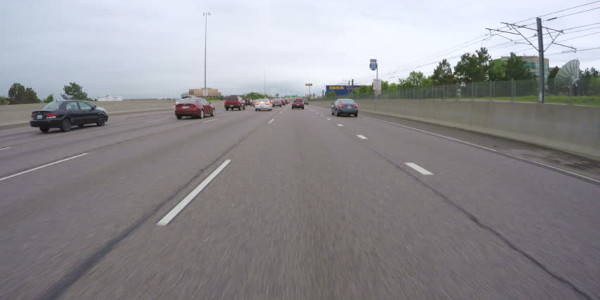
#> input picture vision/test-imgs/1.jpg, 600 x 300 px, given in place of in.mp4, which was not available
$ python vision.py
#> lines starting #> are read from the running program, lines starting #| are printed output that depends on the picture; after the words box and inside, x2 and y2 are one past the last pixel; in counts of white or black regions, pixels touching at a corner belong together; pictures that were not available may be replaced by others from this repository, and a replacement may not be noted
import sys
import numpy as np
import math
import time
import cv2
from collections import Counter
from threading import Thread

# must be odd number:
CANNY_LOW_THRESHOLD=20
CANNY_HIGH_THRESHOLD=40
HOUGH_INTERSECTIONS=20
HOUGH_MIN_LENGTH=50
HOUGH_MAX_GAP=20
LANE_DETECT_HEIGHT=150
LINE_MERGE_ANGLE_DEGREES=10
# behind
LANE_DETECT_HEIGHT=210

def line_angle(l):
    return math.atan2(l[0], l[1])

def segment_to_hesse_normal_form(segment):
    # https://en.wikipedia.org/wiki/Hesse_normal_form
    q,w,r,t = segment

    if t != w:
        A = 1
        B = (q-r)/(t-w)
        C = w*(r-q)/(t-w) - q
    elif q != r:
        A = (t-w)/(q-r)
        B = 1
        C = q*(w-t)/(q-r) - w
    else:
        raise Exception("Same points")

    u = math.sqrt(A*A+B*B)
    if C > 0:
      u = -1

    A /= u
    B /= u
    C /= u

    return (A,B,C)

def intersection_point(l1, l2):
    A,B,C = l1
    D,E,F = l2
    if A != 0 and (E - D*B/A) != 0:
        y = (D*C/A - F)/(E - D*B/A)
        x = -(B*y + C)/A
    elif (D - E*A/B) != 0:
        x = (E*C/B - F)/(D - E*A/B)
        y = -(C + A*x)/B
    else:
        return None # parallel lines
    return (int(x),int(y))

def line_to_points(line, shape):
    # Turns output of segment_to_hesse_normal_form into 2 points covering whole frame.
    H,W,d = shape
    A,B,C = line
    if A == 0:
        q, w = (0, int(-C/B))
        r, t = (W, int(-C/B))
    elif B == 0:
        q, w = (int(-C/A), 0)
        r, t = (int(-C/A), H)
    else:
        ps = [
            (int(-C/A), 0),
            (int(-(B*H+C)/A), H),
            (0, int(-C/B)),
            (W, int(-(A*W+C)/B))
        ]
        res = []
        for p in ps:
            if p[0] >= 0 and p[0] <= W and p[1] >= 0 and p[1] <= H:
                res.append(p)
        q, w = res[0]
        r, t = res[1]

    # make sure the first point is below the second
    if w < t:
        return (r, t, q, w)
    else:
        return (q, w, r, t)

def generate_mask(img):
    mask = np.zeros_like(img)
    ignore_mask_color = 255
    w = img.shape[1]
    h = img.shape[0]
    # behind
    #vertices = np.array([
    #  [0.6*w, 0.6*h],
    #  [0.4*w, 0.6*h],
    #  [0.1*w, 0.8*h],
    #  [0.3*w, 0.5*h],
    #  [0.7*w, 0.5*h],
    #  [0.9*w, 0.8*h]
    #], np.int32)
    # behind offset
    #vertices = np.array([
    #  [0.1*w, 0.5*h],
    #  [0.2*w, 0.1*h],
    #  [0.7*w, 0.1*h],
    #  [0.8*w, 0.5*h]
    #], np.int32)
    # front angled
    vertices = np.array([
      [0.0*w, 0.7*h],
      [0.2*w, 0.2*h],
      [0.9*w, 0.1*h],
      [1.0*w, 0.7*h]
    ], np.int32)
    cv2.fillPoly(mask, [vertices], ignore_mask_color)
    return mask

def detect_lane(img):
    result = {
        "original": img.copy()
    }

    # these algorithms only work with Gray unfortunately
    img = cv2.cvtColor(img, cv2.COLOR_BGR2GRAY)
    result["gray"] = img.copy()

    mask = generate_mask(img)
    result["mask"] = mask.copy()
    result["masked"] = cv2.bitwise_and(img, mask)
    img = cv2.Canny(img, CANNY_LOW_THRESHOLD, CANNY_HIGH_THRESHOLD)
    result["canny"] = img.copy()
    img = cv2.bitwise_and(img, mask)
    result["canny_masked"] = img.copy()
    line_segments = cv2.HoughLinesP(img, 1, math.pi/180, HOUGH_INTERSECTIONS, np.array([]), minLineLength=HOUGH_MIN_LENGTH, maxLineGap=HOUGH_MAX_GAP)
    img = cv2.cvtColor(img, cv2.COLOR_GRAY2RGB)
    if line_segments is None:
        return result
    line_segments = [ l[0] for l in line_segments ]
    result["segments"] = line_segments

    # extrapolate segments to frame-long lines
    lines = [ segment_to_hesse_normal_form(s) for s in line_segments ]
    lines = [ line_to_points(l, img.shape) for l in lines ]
    result["lines"] = line_segments

    if len(lines) > 2:
        # merge similar lines using kmeans clustering
        criteria = (cv2.TERM_CRITERIA_EPS + cv2.TERM_CRITERIA_MAX_ITER, 100, .5)
        flags = cv2.KMEANS_RANDOM_CENTERS
        compactness,labels,lines = cv2.kmeans(np.float32(lines),3,None,criteria,10,flags)
    else:
        return result

    # we prefer vertical lines
    lines = sorted(lines, key=lambda l: abs(l[0] - l[2]))
    result["clustered_lines"] = lines
    if len(lines) > 1:
        h = (0,1,-LANE_DETECT_HEIGHT)
        l1 = lines[0]
        l2 = lines[1]
        # make sure the first line is the left one
        if l1[0] > l2[0]:
            l1 = lines[1]
            l2 = lines[0]

        l1 = segment_to_hesse_normal_form(l1)
        l2 = segment_to_hesse_normal_form(l2)
        p1 = intersection_point(l1, h)
        p2 = intersection_point(l2, h)
        result["intersections"] = ( p1,p2, line_to_points(h, img.shape))
        result["center"] = ((p1[0] + p2[0])//2, (p1[1] + p2[1])//2)
    return result

def draw_direction(img, center):
    c = img.shape[1]//2
    x = center[0]
    y = center[1]

    p1 = (x, y+15)
    p2 = (c, y+15)
    img = cv2.line(img, p1, p2, (0, 255, 255), 3)
    if x > c:
        p1 = (c+5,y+10)
        img = cv2.line(img, p1, p2, (0, 255, 255), 3)
        p1 = (c+5,y+20)
        img = cv2.line(img, p1, p2, (0, 255, 255), 3)
    else:
        p1 = (c-5,y+10)
        img = cv2.line(img, p1, p2, (0, 255, 255), 3)
        p1 = (c-5,y+20)
        img = cv2.line(img, p1, p2, (0, 255, 255), 3)
    cv2.imshow('image',img)
    if abs(c-x) > 50:
        if chr(cv2.waitKey(0)) == 'q':
            sys.exit(0)
    return img


def draw_it(result):
    base = result["original"]
    #base = result["masked"]
    if len(base.shape) != 3:
        base = cv2.cvtColor(base, cv2.COLOR_GRAY2RGB)
    try:
        for line in result["segments"]:
            base = cv2.line(base, (line[0], line[1]), (line[2], line[3]), (255,0,0), 2)
    except KeyError:
        pass
    try:
        for line in result["clustered_lines"][2:]:
            p1 = (line[0], line[1])
            p2 = (line[2], line[3])
            base = cv2.line(base, p1, p2, (0,0,255), 2)
        for line in result["clustered_lines"][:2]:
            p1 = (line[0], line[1])
            p2 = (line[2], line[3])
            base = cv2.line(base, p1, p2, (0,255,0), 2)
    except KeyError:
        print("No clustered_lines :(")
    try:
        line = result["intersections"][2]
        p1 = (line[0], line[1])
        p2 = (line[2], line[3])
        base = cv2.line(base, p1, p2, (50,50,50), 2)
        base = cv2.circle(base, result["intersections"][0], 5, (255,0,255), -1)
        base = cv2.circle(base, result["intersections"][1], 5, (255,0,255), -1)
        base = cv2.circle(base, result["center"], 10, (255,255,0), -1)
        draw_direction(base, result["center"])
    except KeyError:
        print("No intersections :(")
    return base

if __name__ == "__main__":
    cap = cv2.VideoCapture('in.mp4')
    if not cap.isOpened():
        raise Exception("Couldn't open cam!")

    rv, img = cap.read()
#> img is the input picture: shape (300, 600, 3); mean B, G, R 145.7, 142.2, 143.3
    sys.stderr.write("Frame size: %dx%d\n" % (img.shape[1], img.shape[0]))
    writer = cv2.VideoWriter("out.mp4", cv2.VideoWriter_fourcc('x', '2', '6', '4'), 30, (img.shape[1], img.shape[0]))
    while True:
        print("Next")
        rv, img = cap.read()
        if not rv:
            break
        result = detect_lane(img)
#> in generate_mask, `cv2.fillPoly(mask, [vertices], ignore_mask_color)`:
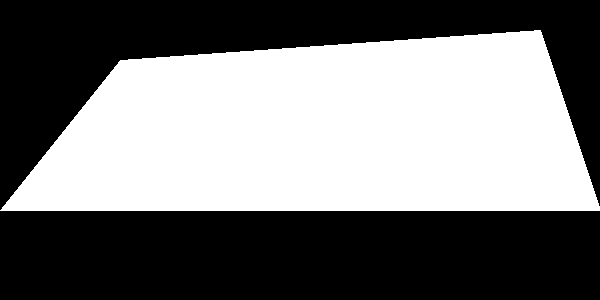
#> mask: shape (300, 600); 46.9% white; 1 white region, box (x1, y1, x2, y2) and area: (0, 30, 600, 211) 84359
#> in detect_lane, `img = cv2.Canny(img, CANNY_LOW_THRESHOLD, CANNY_HIGH_THRESHOLD)`: img: shape (300, 600); 12.3% white in thin lines or dots
#> in detect_lane, `img = cv2.bitwise_and(img, mask)`:
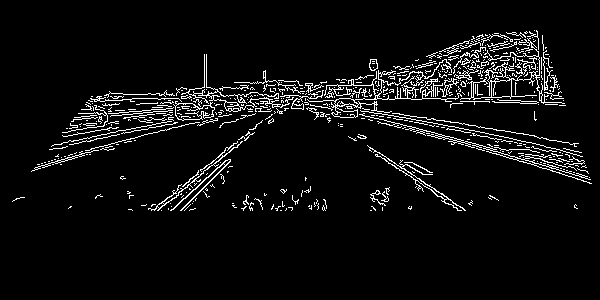
#> img: shape (300, 600); 5.6% white in thin lines or dots, all inside (x1, y1, x2, y2) = (12, 30, 592, 211)
#> in detect_lane, `line_segments = cv2.HoughLinesP(img, 1, math.pi/180, HOUGH_INTERSECTIO..`: line_segments = 149 rows, first 6: [198, 122, 515, 32], [271, 114, 548, 60], [66, 128, 489, 54], [69, 140, 545, 48], [244, 87, 543, 145], [253, 82, 590, 179]
#> in detect_lane, `line_segments = [ l[0] for l in line_segments ]`: line_segments = 149 items, first 6: [198, 122, 515, 32], [271, 114, 548, 60], [66, 128, 489, 54], [69, 140, 545, 48], [244, 87, 543, 145], [253, 82, 590, 179]
#> in detect_lane, `lines = [ segment_to_hesse_normal_form(s) for s in line_segments ]`: lines = 149 items, first 6: (0.273, 0.962, -171.4), (0.191, 0.982, -163.7), (0.172, 0.985, -137.5), (0.19, 0.982, -150.5), (-1, 5.16, -204.5), (-1, 3.47, -31.89)
#> in detect_lane, `lines = [ line_to_points(l, img.shape) for l in lines ]`: lines = 149 items, first 6: (0, 178, 600, 7), (0, 166, 600, 49), (0, 139, 600, 34), (0, 153, 600, 37), (600, 156, 0, 39), (600, 181, 0, 9)
#> in detect_lane, `compactness,labels,lines = cv2.kmeans(np.float32(lines),3,None,criteri..`: compactness = 1295157.3; labels = 149 values, max 2 at index 121, min 0 at index 4, mean 0.805; lines = [[599.6, 174.4, 21.74, 33.24], [3.35, 164.5, 586.4, 49.11], [442, 262.8, 382.4, 0]]
#> in detect_lane, `lines = sorted(lines, key=lambda l: abs(l[0] - l[2]))`: lines = [[442, 262.8, 382.4, 0], [599.6, 174.4, 21.74, 33.24], [3.35, 164.5, 586.4, 49.11]]
#> in detect_lane, `l1 = lines[0]`: l1 = [442, 262.8, 382.4, 0]
#> in detect_lane, `l2 = lines[1]`: l2 = [599.6, 174.4, 21.74, 33.24]
#> in detect_lane, `l1 = segment_to_hesse_normal_form(l1)`: l1 = (0.975, -0.221, -372.9)
#> in detect_lane, `l2 = segment_to_hesse_normal_form(l2)`: l2 = (-1, 4.09, -114.3)
#> in intersection_point, `A,B,C = l1`: A = 0.975; B = -0.221; C = -372.9
#> in intersection_point, `y = (D*C/A - F)/(E - D*B/A)`: y = 210
#> in intersection_point, `x = -(B*y + C)/A`: x = 430
#> in detect_lane, `p1 = intersection_point(l1, h)`: p1 = (430, 210)
#> in detect_lane, `p2 = intersection_point(l2, h)`: p2 = (745, 210)
#> result = 11 items
        img = draw_it(result)
#> the loop in draw_it, `for line in result["segments"]:` made 149 passes
#> line on passes 1 to 12: [198, 122, 515, 32], [271, 114, 548, 60], [66, 128, 489, 54], [69, 140, 545, 48], [244, 87, 543, 145], [253, 82, 590, 179], [252, 109, 546, 58], [69, 144, 546, 51], [393, 124, 571, 176], [316, 112, 550, 71], [71, 125, 283, 80], [180, 210, 230, 160]
#> pass 1, in draw_it, `base = cv2.line(base, (line[0], line[1]), (line[2], line[3]), (255,0,0..`:
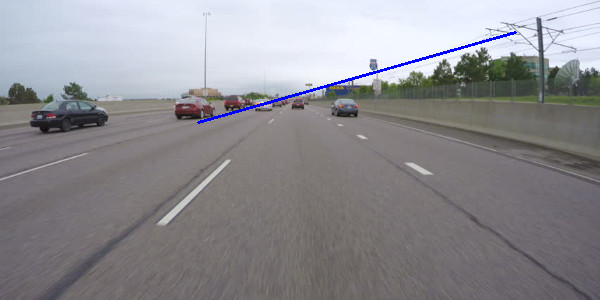
#> base: shape (300, 600, 3); 0.52% of pixels changed, all inside (x1, y1, x2, y2) = (197, 31, 517, 124)
#> after the loop in draw_it, `for line in result["segments"]:`:
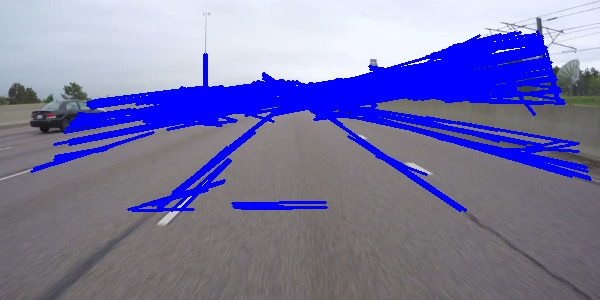
#> base: shape (300, 600, 3); mean B, G, R 166.2, 121.5, 122.6
#> the loop in draw_it, `for line in result["clustered_lines"][2:]:` made 1 pass
#> pass 1, in draw_it, `base = cv2.line(base, p1, p2, (0,0,255), 2)`:
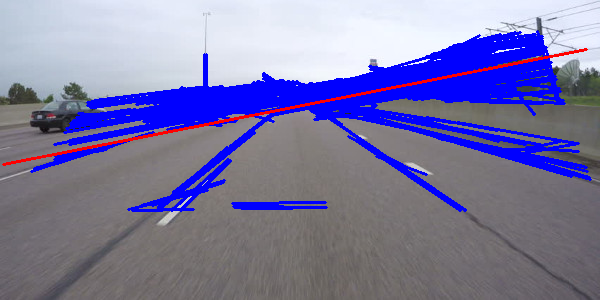
#> base: shape (300, 600, 3); 0.96% of pixels changed, all inside (x1, y1, x2, y2) = (2, 48, 588, 166)
#> the loop in draw_it, `for line in result["clustered_lines"][:2]:` made 2 passes
#> pass 1, in draw_it, `base = cv2.line(base, p1, p2, (0,255,0), 2)`:
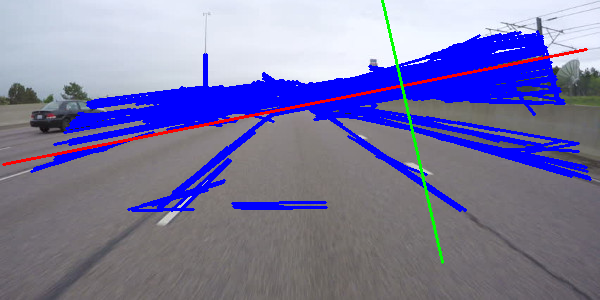
#> base: shape (300, 600, 3); 0.44% of pixels changed, all inside (x1, y1, x2, y2) = (381, 0, 444, 264)
#> in draw_it, `line = result["intersections"][2]`: line = (0, 210, 600, 210)
#> in draw_it, `p1 = (line[0], line[1])`: p1 = (0, 210)
#> in draw_it, `p2 = (line[2], line[3])`: p2 = (600, 210)
#> in draw_it, `base = cv2.circle(base, result["intersections"][0], 5, (255,0,255), -1)`: base: shape (300, 600, 3); mean B, G, R 160.4, 122.6, 122.8
#> in draw_direction, `img = cv2.line(img, p1, p2, (0, 255, 255), 3)`:
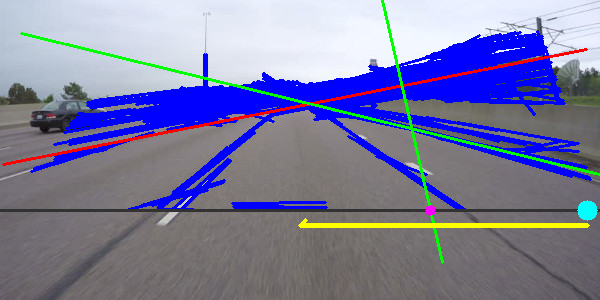
#> img: shape (300, 600, 3); mean B, G, R 159.8, 124.1, 123.7
#> in draw_direction, `img = cv2.line(img, p1, p2, (0, 255, 255), 3)`: img: shape (300, 600, 3); 0.01% of pixels changed, all inside (x1, y1, x2, y2) = (301, 228, 308, 233)
#> (key Esc is pressed here)
        cv2.imshow('image', img)
        writer.write(img)
        if chr(cv2.waitKey(1000//30)) == 'q':
#> (key Esc is pressed here)
            break
        #if chr(cv2.waitKey(0)) == 'q':
        #    break

    cv2.destroyAllWindows()

$ run again, on vision/test-imgs/2.jpg
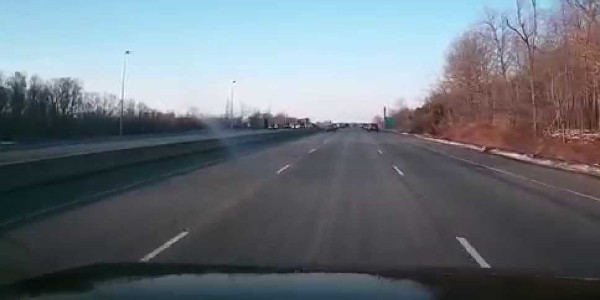
#> input picture vision/test-imgs/2.jpg, 600 x 300 px, given in place of in.mp4, which was not available
#> img is the input picture: shape (300, 600, 3); mean B, G, R 121.7, 113.9, 106.1
#> mask: shape (300, 600); 46.9% white; 1 white region, box (x1, y1, x2, y2) and area: (0, 30, 600, 211) 84359
#> in detect_lane, `img = cv2.bitwise_and(img, mask)`:
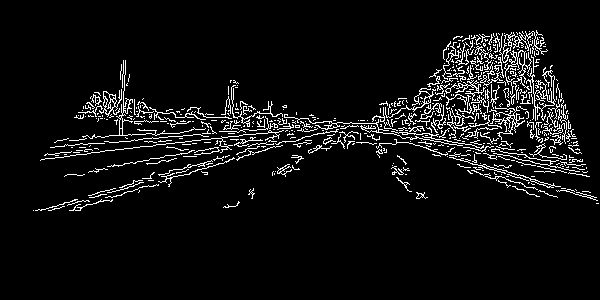
#> img: shape (300, 600); 6.2% white in thin lines or dots, all inside (x1, y1, x2, y2) = (33, 30, 599, 211)
#> in detect_lane, `line_segments = cv2.HoughLinesP(img, 1, math.pi/180, HOUGH_INTERSECTIO..`: line_segments = 190 rows, first 6: [50, 147, 306, 125], [82, 110, 318, 118], [63, 139, 162, 132], [48, 210, 551, 66], [105, 150, 563, 101], [76, 205, 170, 180]
#> in detect_lane, `line_segments = [ l[0] for l in line_segments ]`: line_segments = 190 items, first 6: [50, 147, 306, 125], [82, 110, 318, 118], [63, 139, 162, 132], [48, 210, 551, 66], [105, 150, 563, 101], [76, 205, 170, 180]
#> in detect_lane, `lines = [ segment_to_hesse_normal_form(s) for s in line_segments ]`: lines = 190 items, first 6: (0.0856, 0.996, -150.7), (-1, 29.5, -3163), (0.0705, 0.998, -143.1), (0.275, 0.961, -215.1), (0.106, 0.994, -160.3), (0.257, 0.966, -217.6)
#> in detect_lane, `lines = [ line_to_points(l, img.shape) for l in lines ]`: lines = 190 items, first 6: (0, 151, 600, 99), (600, 127, 0, 107), (0, 143, 600, 101), (0, 223, 600, 51), (0, 161, 600, 97), (0, 225, 600, 65)
#> in detect_lane, `compactness,labels,lines = cv2.kmeans(np.float32(lines),3,None,criteri..`: compactness = 1285983.7; labels = 190 values, max 2 at index 1, min 0 at index 32, mean 1.1; lines = [[310, 286.6, 311.4, 25], [2.28, 148.3, 597.8, 83.83], [600, 188, 1.07, 87.52]]
#> in detect_lane, `l1 = lines[0]`: l1 = [310, 286.6, 311.4, 25]
#> in detect_lane, `l2 = lines[1]`: l2 = [2.28, 148.3, 597.8, 83.83]
#> in detect_lane, `l2 = lines[0]`: l2 = [310, 286.6, 311.4, 25]
#> in detect_lane, `l1 = segment_to_hesse_normal_form(l1)`: l1 = (0.108, 0.994, -147.7)
#> in detect_lane, `l2 = segment_to_hesse_normal_form(l2)`: l2 = (1, 0.00526, -311.5)
#> A = 0.108; B = 0.994; C = -147.7
#> y = 210
#> x = -567.6
#> in detect_lane, `p1 = intersection_point(l1, h)`: p1 = (-567, 210)
#> in detect_lane, `p2 = intersection_point(l2, h)`: p2 = (310, 210)
#> result = 11 items
#> the loop in draw_it, `for line in result["segments"]:` made 190 passes
#> the loop in draw_it, `for line in result["clustered_lines"][2:]:` made 1 pass
#> the loop in draw_it, `for line in result["clustered_lines"][:2]:` made 2 passes
#> in draw_it, `line = result["intersections"][2]`: line = (0, 210, 600, 210)
#> in draw_it, `p1 = (line[0], line[1])`: p1 = (0, 210)
#> in draw_it, `p2 = (line[2], line[3])`: p2 = (600, 210)
#> in draw_direction, `img = cv2.line(img, p1, p2, (0, 255, 255), 3)`:
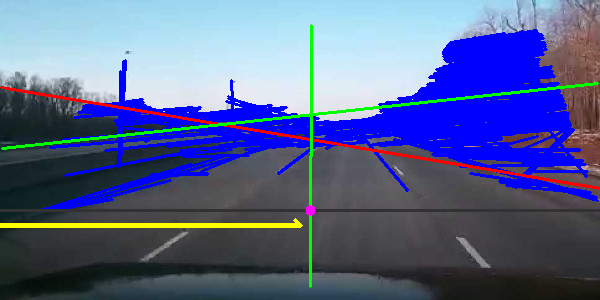
#> img: shape (300, 600, 3); mean B, G, R 144.2, 99.8, 88.9
